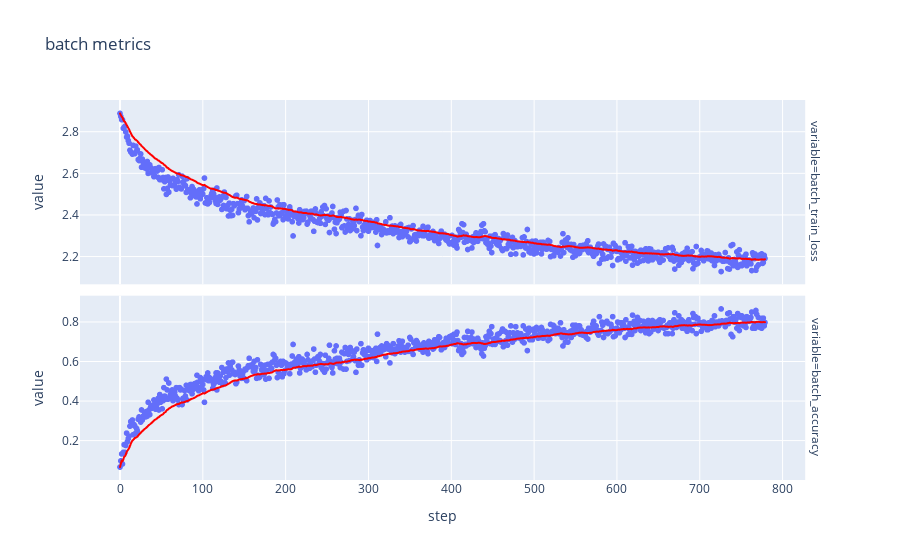
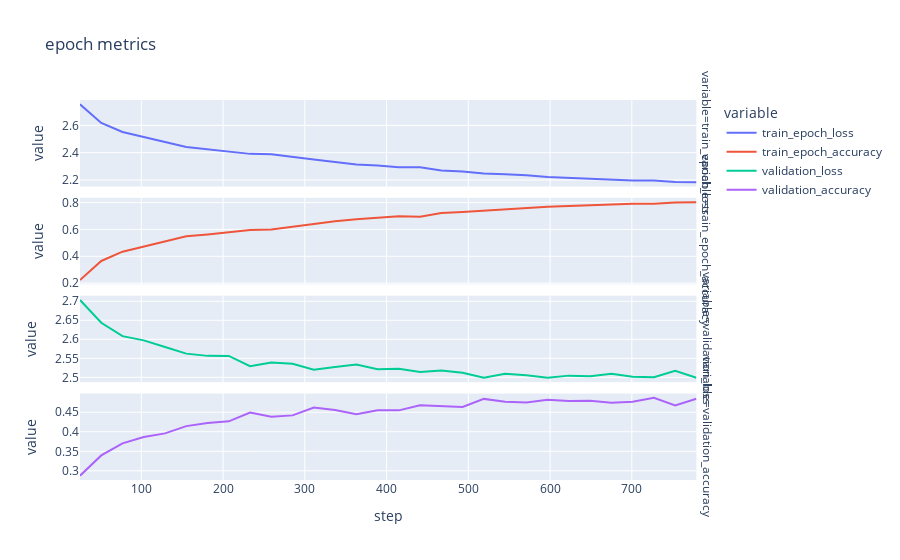
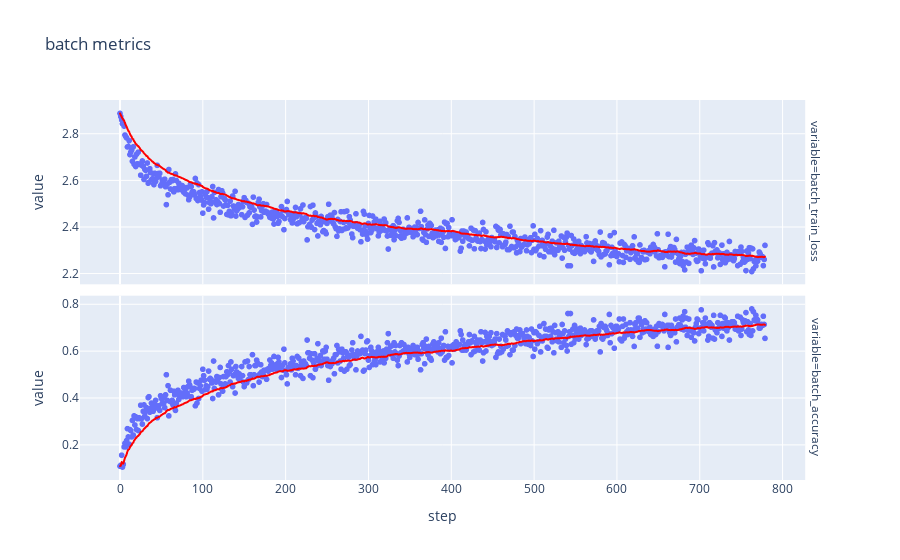
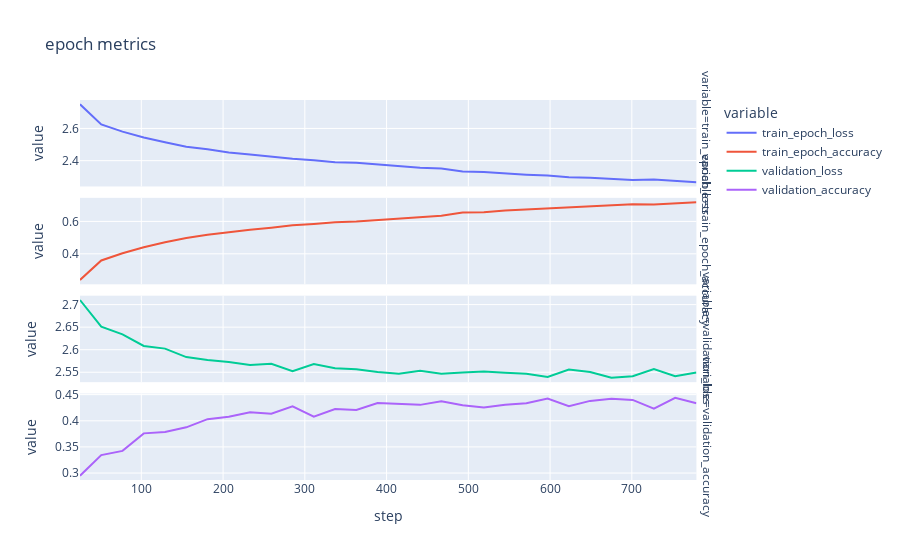

Source (notebook cell) for these figures, in order:
### Markdown cell above
## Cross validation training

### Code cell
NB_CROSS_VALIDATIONS = 5
fold_patterns = join(dataset_path, "preprocessed_dataset", "fold*")
fold_pths = glob(fold_patterns)[:NB_CROSS_VALIDATIONS]
all_training_metrics = {}

for fold_idx, fold_pth in enumerate(fold_pths):
    print("training:", fold_idx + 1)
    train_dataset = CMIDataset(fold_pth, "train")
    train_data_loader = DL(train_dataset, BATCH_SIZE, shuffle=True)
    validation_dataset = CMIDataset(fold_pth, "validation")
    validation_data_loader = DL(validation_dataset, BATCH_SIZE, shuffle=False)
    _, training_metrics, _ = mk_model_and_fit(train_data_loader, validation_data_loader)
    all_training_metrics["fold_" + str(fold_idx)] = training_metrics
    plt_training_metrics(training_metrics)
    print("=========================")

all_training_metrics = pd.concat(all_training_metrics)

### Figure 1 — Plotly figure (JSON) as saved in the notebook; plotly's stock layout.template omitted (floating-point values rounded to 4 significant figures; data arrays with more than 128 entries replaced by an {"elided": "..."} marker saying what was removed)
{"data": [{"hovertemplate": "variable=batch_train_loss<br>step=%{x}<br>value=%{y}<extra></extra>", "legendgroup": "", "marker": {"color": "#636efa", "symbol": "circle"}, "mode": "markers", "name": "", "showlegend": false, "type": "scattergl", "x": {"elided": "780 int values"}, "xaxis": "x2", "y": {"elided": "780 float values"}, "yaxis": "y2"}, {"hovertemplate": "<b>Exponentially Weighted mean trendline</b><br><br>variable=batch_train_loss<br>step=%{x}<br>value=%{y} <b>(trend)</b><extra></extra>", "legendgroup": "", "line": {"color": "red"}, "marker": {"color": "#636efa", "symbol": "circle"}, "mode": "lines", "name": "", "showlegend": false, "type": "scattergl", "x": {"elided": "780 int values"}, "xaxis": "x2", "y": {"elided": "780 float values"}, "yaxis": "y2"}, {"hovertemplate": "variable=batch_accuracy<br>step=%{x}<br>value=%{y}<extra></extra>", "legendgroup": "", "marker": {"color": "#636efa", "symbol": "circle"}, "mode": "markers", "name": "", "showlegend": false, "type": "scattergl", "x": {"elided": "780 int values"}, "xaxis": "x", "y": {"elided": "780 float values"}, "yaxis": "y"}, {"hovertemplate": "<b>Exponentially Weighted mean trendline</b><br><br>variable=batch_accuracy<br>step=%{x}<br>value=%{y} <b>(trend)</b><extra></extra>", "legendgroup": "", "line": {"color": "red"}, "marker": {"color": "#636efa", "symbol": "circle"}, "mode": "lines", "name": "", "showlegend": false, "type": "scattergl", "x": {"elided": "780 int values"}, "xaxis": "x", "y": {"elided": "780 float values"}, "yaxis": "y"}], "layout": {"annotations": [{"font": {}, "showarrow": false, "text": "variable=batch_accuracy", "textangle": 90, "x": 0.98, "xanchor": "left", "xref": "paper", "y": 0.2425, "yanchor": "middle", "yref": "paper"}, {"font": {}, "showarrow": false, "text": "variable=batch_train_loss", "textangle": 90, "x": 0.98, "xanchor": "left", "xref": "paper", "y": 0.7575, "yanchor": "middle", "yref": "paper"}], "legend": {"tracegroupgap": 0}, "title": {"text": "batch metrics"}, "xaxis": {"anchor": "y", "domain": [0, 0.98], "title": {"text": "step"}}, "xaxis2": {"anchor": "y2", "domain": [0, 0.98], "matches": "x", "showticklabels": false}, "yaxis": {"anchor": "x", "domain": [0, 0.485], "title": {"text": "value"}}, "yaxis2": {"anchor": "x2", "domain": [0.515, 1], "title": {"text": "value"}}}}

### Figure 2 — Plotly figure (JSON) as saved in the notebook; plotly's stock layout.template omitted (floating-point values rounded to 4 significant figures)
{"data": [{"hovertemplate": "variable=train_epoch_loss<br>step=%{x}<br>value=%{y}<extra></extra>", "legendgroup": "train_epoch_loss", "line": {"color": "#636efa", "dash": "solid"}, "marker": {"symbol": "circle"}, "mode": "lines", "name": "train_epoch_loss", "orientation": "v", "showlegend": true, "type": "scatter", "x": [25, 51, 77, 103, 129, 155, 181, 207, 233, 259, 285, 311, 337, 363, 389, 415, 441, 467, 493, 519, 545, 571, 597, 623, 649, 675, 701, 727, 753, 779], "xaxis": "x4", "y": [2.755, 2.618, 2.552, 2.513, 2.478, 2.442, 2.425, 2.41, 2.392, 2.388, 2.368, 2.35, 2.332, 2.314, 2.305, 2.293, 2.294, 2.269, 2.263, 2.248, 2.242, 2.235, 2.222, 2.216, 2.208, 2.202, 2.197, 2.196, 2.186, 2.184], "yaxis": "y4"}, {"hovertemplate": "variable=train_epoch_accuracy<br>step=%{x}<br>value=%{y}<extra></extra>", "legendgroup": "train_epoch_accuracy", "line": {"color": "#EF553B", "dash": "solid"}, "marker": {"symbol": "circle"}, "mode": "lines", "name": "train_epoch_accuracy", "orientation": "v", "showlegend": true, "type": "scatter", "x": [25, 51, 77, 103, 129, 155, 181, 207, 233, 259, 285, 311, 337, 363, 389, 415, 441, 467, 493, 519, 545, 571, 597, 623, 649, 675, 701, 727, 753, 779], "xaxis": "x3", "y": [0.2235, 0.3652, 0.4342, 0.4709, 0.5122, 0.5484, 0.5626, 0.5779, 0.5963, 0.5996, 0.6206, 0.6378, 0.6615, 0.6759, 0.6842, 0.6978, 0.6954, 0.7224, 0.7296, 0.7398, 0.7479, 0.7566, 0.7695, 0.7739, 0.7819, 0.7864, 0.7915, 0.7918, 0.8014, 0.8031], "yaxis": "y3"}, {"hovertemplate": "variable=validation_loss<br>step=%{x}<br>value=%{y}<extra></extra>", "legendgroup": "validation_loss", "line": {"color": "#00cc96", "dash": "solid"}, "marker": {"symbol": "circle"}, "mode": "lines", "name": "validation_loss", "orientation": "v", "showlegend": true, "type": "scatter", "x": [25, 51, 77, 103, 129, 155, 181, 207, 233, 259, 285, 311, 337, 363, 389, 415, 441, 467, 493, 519, 545, 571, 597, 623, 649, 675, 701, 727, 753, 779], "xaxis": "x2", "y": [2.703, 2.644, 2.608, 2.597, 2.58, 2.562, 2.556, 2.556, 2.529, 2.539, 2.536, 2.52, 2.527, 2.534, 2.521, 2.523, 2.514, 2.518, 2.512, 2.499, 2.509, 2.506, 2.499, 2.504, 2.503, 2.509, 2.501, 2.5, 2.517, 2.499], "yaxis": "y2"}, {"hovertemplate": "variable=validation_accuracy<br>step=%{x}<br>value=%{y}<extra></extra>", "legendgroup": "validation_accuracy", "line": {"color": "#ab63fa", "dash": "solid"}, "marker": {"symbol": "circle"}, "mode": "lines", "name": "validation_accuracy", "orientation": "v", "showlegend": true, "type": "scatter", "x": [25, 51, 77, 103, 129, 155, 181, 207, 233, 259, 285, 311, 337, 363, 389, 415, 441, 467, 493, 519, 545, 571, 597, 623, 649, 675, 701, 727, 753, 779], "xaxis": "x", "y": [0.2876, 0.3395, 0.3703, 0.3865, 0.3958, 0.4144, 0.4224, 0.4267, 0.4492, 0.4384, 0.442, 0.4622, 0.4557, 0.4448, 0.4552, 0.4548, 0.468, 0.465, 0.4635, 0.4842, 0.4769, 0.4753, 0.4818, 0.479, 0.4797, 0.4743, 0.4771, 0.4868, 0.4674, 0.4846], "yaxis": "y"}], "layout": {"annotations": [{"font": {}, "showarrow": false, "text": "variable=validation_accuracy", "textangle": 90, "x": 0.98, "xanchor": "left", "xref": "paper", "y": 0.1138, "yanchor": "middle", "yref": "paper"}, {"font": {}, "showarrow": false, "text": "variable=validation_loss", "textangle": 90, "x": 0.98, "xanchor": "left", "xref": "paper", "y": 0.3712, "yanchor": "middle", "yref": "paper"}, {"font": {}, "showarrow": false, "text": "variable=train_epoch_accuracy", "textangle": 90, "x": 0.98, "xanchor": "left", "xref": "paper", "y": 0.6288, "yanchor": "middle", "yref": "paper"}, {"font": {}, "showarrow": false, "text": "variable=train_epoch_loss", "textangle": 90, "x": 0.98, "xanchor": "left", "xref": "paper", "y": 0.8862, "yanchor": "middle", "yref": "paper"}], "legend": {"title": {"text": "variable"}, "tracegroupgap": 0}, "title": {"text": "epoch metrics"}, "xaxis": {"anchor": "y", "domain": [0, 0.98], "title": {"text": "step"}}, "xaxis2": {"anchor": "y2", "domain": [0, 0.98], "matches": "x", "showticklabels": false}, "xaxis3": {"anchor": "y3", "domain": [0, 0.98], "matches": "x", "showticklabels": false}, "xaxis4": {"anchor": "y4", "domain": [0, 0.98], "matches": "x", "showticklabels": false}, "yaxis": {"anchor": "x", "domain": [0, 0.2275], "title": {"text": "value"}}, "yaxis2": {"anchor": "x2", "domain": [0.2575, 0.485], "title": {"text": "value"}}, "yaxis3": {"anchor": "x3", "domain": [0.515, 0.7425], "title": {"text": "value"}}, "yaxis4": {"anchor": "x4", "domain": [0.7725, 1], "title": {"text": "value"}}}}

### Figure 3 — Plotly figure (JSON) as saved in the notebook; plotly's stock layout.template omitted (floating-point values rounded to 4 significant figures; data arrays with more than 128 entries replaced by an {"elided": "..."} marker saying what was removed)
{"data": [{"hovertemplate": "variable=batch_train_loss<br>step=%{x}<br>value=%{y}<extra></extra>", "legendgroup": "", "marker": {"color": "#636efa", "symbol": "circle"}, "mode": "markers", "name": "", "showlegend": false, "type": "scattergl", "x": {"elided": "780 int values"}, "xaxis": "x2", "y": {"elided": "780 float values"}, "yaxis": "y2"}, {"hovertemplate": "<b>Exponentially Weighted mean trendline</b><br><br>variable=batch_train_loss<br>step=%{x}<br>value=%{y} <b>(trend)</b><extra></extra>", "legendgroup": "", "line": {"color": "red"}, "marker": {"color": "#636efa", "symbol": "circle"}, "mode": "lines", "name": "", "showlegend": false, "type": "scattergl", "x": {"elided": "780 int values"}, "xaxis": "x2", "y": {"elided": "780 float values"}, "yaxis": "y2"}, {"hovertemplate": "variable=batch_accuracy<br>step=%{x}<br>value=%{y}<extra></extra>", "legendgroup": "", "marker": {"color": "#636efa", "symbol": "circle"}, "mode": "markers", "name": "", "showlegend": false, "type": "scattergl", "x": {"elided": "780 int values"}, "xaxis": "x", "y": {"elided": "780 float values"}, "yaxis": "y"}, {"hovertemplate": "<b>Exponentially Weighted mean trendline</b><br><br>variable=batch_accuracy<br>step=%{x}<br>value=%{y} <b>(trend)</b><extra></extra>", "legendgroup": "", "line": {"color": "red"}, "marker": {"color": "#636efa", "symbol": "circle"}, "mode": "lines", "name": "", "showlegend": false, "type": "scattergl", "x": {"elided": "780 int values"}, "xaxis": "x", "y": {"elided": "780 float values"}, "yaxis": "y"}], "layout": {"annotations": [{"font": {}, "showarrow": false, "text": "variable=batch_accuracy", "textangle": 90, "x": 0.98, "xanchor": "left", "xref": "paper", "y": 0.2425, "yanchor": "middle", "yref": "paper"}, {"font": {}, "showarrow": false, "text": "variable=batch_train_loss", "textangle": 90, "x": 0.98, "xanchor": "left", "xref": "paper", "y": 0.7575, "yanchor": "middle", "yref": "paper"}], "legend": {"tracegroupgap": 0}, "title": {"text": "batch metrics"}, "xaxis": {"anchor": "y", "domain": [0, 0.98], "title": {"text": "step"}}, "xaxis2": {"anchor": "y2", "domain": [0, 0.98], "matches": "x", "showticklabels": false}, "yaxis": {"anchor": "x", "domain": [0, 0.485], "title": {"text": "value"}}, "yaxis2": {"anchor": "x2", "domain": [0.515, 1], "title": {"text": "value"}}}}

### Figure 4 — Plotly figure (JSON) as saved in the notebook; plotly's stock layout.template omitted (floating-point values rounded to 4 significant figures)
{"data": [{"hovertemplate": "variable=train_epoch_loss<br>step=%{x}<br>value=%{y}<extra></extra>", "legendgroup": "train_epoch_loss", "line": {"color": "#636efa", "dash": "solid"}, "marker": {"symbol": "circle"}, "mode": "lines", "name": "train_epoch_loss", "orientation": "v", "showlegend": true, "type": "scatter", "x": [25, 51, 77, 103, 129, 155, 181, 207, 233, 259, 285, 311, 337, 363, 389, 415, 441, 467, 493, 519, 545, 571, 597, 623, 649, 675, 701, 727, 753, 779], "xaxis": "x4", "y": [2.75, 2.625, 2.58, 2.544, 2.515, 2.487, 2.471, 2.451, 2.438, 2.423, 2.411, 2.403, 2.391, 2.388, 2.377, 2.367, 2.356, 2.351, 2.332, 2.329, 2.319, 2.313, 2.307, 2.296, 2.294, 2.289, 2.28, 2.283, 2.276, 2.267], "yaxis": "y4"}, {"hovertemplate": "variable=train_epoch_accuracy<br>step=%{x}<br>value=%{y}<extra></extra>", "legendgroup": "train_epoch_accuracy", "line": {"color": "#EF553B", "dash": "solid"}, "marker": {"symbol": "circle"}, "mode": "lines", "name": "train_epoch_accuracy", "orientation": "v", "showlegend": true, "type": "scatter", "x": [25, 51, 77, 103, 129, 155, 181, 207, 233, 259, 285, 311, 337, 363, 389, 415, 441, 467, 493, 519, 545, 571, 597, 623, 649, 675, 701, 727, 753, 779], "xaxis": "x3", "y": [0.2382, 0.3586, 0.4037, 0.44, 0.471, 0.4981, 0.5171, 0.5351, 0.5483, 0.5609, 0.5756, 0.5845, 0.5955, 0.5991, 0.609, 0.6182, 0.6292, 0.6348, 0.6557, 0.6565, 0.6673, 0.6738, 0.6812, 0.6886, 0.6926, 0.6974, 0.7058, 0.7046, 0.7112, 0.7189], "yaxis": "y3"}, {"hovertemplate": "variable=validation_loss<br>step=%{x}<br>value=%{y}<extra></extra>", "legendgroup": "validation_loss", "line": {"color": "#00cc96", "dash": "solid"}, "marker": {"symbol": "circle"}, "mode": "lines", "name": "validation_loss", "orientation": "v", "showlegend": true, "type": "scatter", "x": [25, 51, 77, 103, 129, 155, 181, 207, 233, 259, 285, 311, 337, 363, 389, 415, 441, 467, 493, 519, 545, 571, 597, 623, 649, 675, 701, 727, 753, 779], "xaxis": "x2", "y": [2.71, 2.651, 2.634, 2.608, 2.602, 2.584, 2.577, 2.573, 2.566, 2.569, 2.552, 2.568, 2.559, 2.557, 2.55, 2.547, 2.553, 2.547, 2.55, 2.552, 2.549, 2.547, 2.54, 2.556, 2.551, 2.538, 2.541, 2.557, 2.541, 2.549], "yaxis": "y2"}, {"hovertemplate": "variable=validation_accuracy<br>step=%{x}<br>value=%{y}<extra></extra>", "legendgroup": "validation_accuracy", "line": {"color": "#ab63fa", "dash": "solid"}, "marker": {"symbol": "circle"}, "mode": "lines", "name": "validation_accuracy", "orientation": "v", "showlegend": true, "type": "scatter", "x": [25, 51, 77, 103, 129, 155, 181, 207, 233, 259, 285, 311, 337, 363, 389, 415, 441, 467, 493, 519, 545, 571, 597, 623, 649, 675, 701, 727, 753, 779], "xaxis": "x", "y": [0.295, 0.3344, 0.3424, 0.3759, 0.3785, 0.3875, 0.4031, 0.4076, 0.4165, 0.4135, 0.4276, 0.4077, 0.4226, 0.4208, 0.4342, 0.4325, 0.4304, 0.4375, 0.4297, 0.4254, 0.4306, 0.4336, 0.4427, 0.428, 0.4381, 0.442, 0.4399, 0.4234, 0.4438, 0.4334], "yaxis": "y"}], "layout": {"annotations": [{"font": {}, "showarrow": false, "text": "variable=validation_accuracy", "textangle": 90, "x": 0.98, "xanchor": "left", "xref": "paper", "y": 0.1138, "yanchor": "middle", "yref": "paper"}, {"font": {}, "showarrow": false, "text": "variable=validation_loss", "textangle": 90, "x": 0.98, "xanchor": "left", "xref": "paper", "y": 0.3712, "yanchor": "middle", "yref": "paper"}, {"font": {}, "showarrow": false, "text": "variable=train_epoch_accuracy", "textangle": 90, "x": 0.98, "xanchor": "left", "xref": "paper", "y": 0.6288, "yanchor": "middle", "yref": "paper"}, {"font": {}, "showarrow": false, "text": "variable=train_epoch_loss", "textangle": 90, "x": 0.98, "xanchor": "left", "xref": "paper", "y": 0.8862, "yanchor": "middle", "yref": "paper"}], "legend": {"title": {"text": "variable"}, "tracegroupgap": 0}, "title": {"text": "epoch metrics"}, "xaxis": {"anchor": "y", "domain": [0, 0.98], "title": {"text": "step"}}, "xaxis2": {"anchor": "y2", "domain": [0, 0.98], "matches": "x", "showticklabels": false}, "xaxis3": {"anchor": "y3", "domain": [0, 0.98], "matches": "x", "showticklabels": false}, "xaxis4": {"anchor": "y4", "domain": [0, 0.98], "matches": "x", "showticklabels": false}, "yaxis": {"anchor": "x", "domain": [0, 0.2275], "title": {"text": "value"}}, "yaxis2": {"anchor": "x2", "domain": [0.2575, 0.485], "title": {"text": "value"}}, "yaxis3": {"anchor": "x3", "domain": [0.515, 0.7425], "title": {"text": "value"}}, "yaxis4": {"anchor": "x4", "domain": [0.7725, 1], "title": {"text": "value"}}}}
